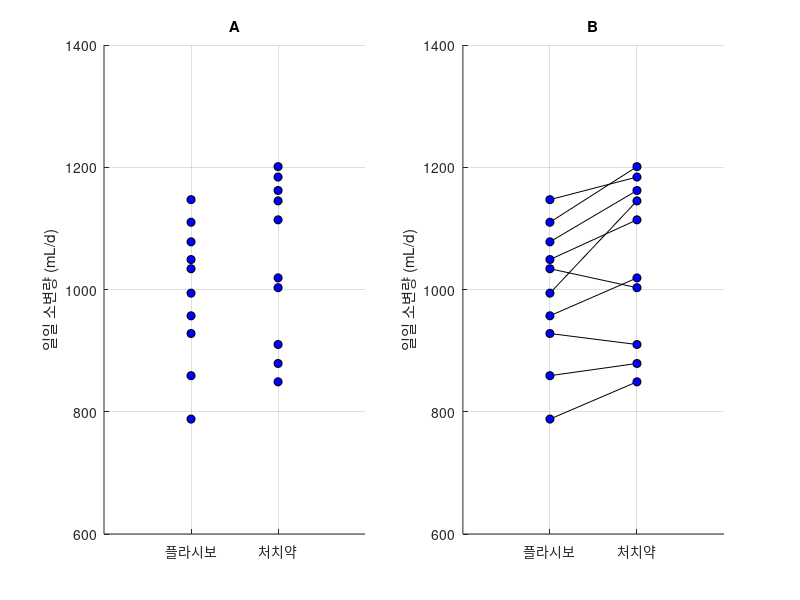

The MATLAB source for this figure:
clear; close all; clc;
placebo = [788,859,928,957,994,1034,1049,1078,1110,1147];
drug = [849,879,910,1019,1145,1003,1114,1162,1201,1184];

grp = [zeros(1,10), ones(1,10)];

figure('position',[680, 558, 750, 420]);
subplot(1,2,1)
hold on;
plot(grp, [placebo, drug],'o','markerfacecolor',lines(1),'markeredgecolor','k')
xlim([-1, 2])
ylim([600, 1400])
grid on;
set(gca,'xtick',[0, 1]);
set(gca,'xticklabel',{'플라시보','처치약'})
ylabel('일일 소변량 (mL/d)');
title('A');
% set(gca,'fontname','나눔고딕')

subplot(1,2,2);
hold on;
xlim([-1, 2])
ylim([600, 1400])

for i = 1:10
    plot([0, 1], [placebo(i), drug(i)],'k');
end
plot(grp, [placebo, drug],'o','markerfacecolor',lines(1),'markeredgecolor','k')

grid on;
set(gca,'xtick',[0, 1]);
set(gca,'xticklabel',{'플라시보','처치약'})
ylabel('일일 소변량 (mL/d)');
title('B');
% set(gca,'fontname','나눔고딕')

%% independent t-test 수행 시

[h, p, ci, stats] = ttest2(placebo, drug); % 검증용

n1 = length(placebo);
n2 = length(drug);

mn1 = mean(placebo);
mn2 = mean(drug);
s1 = std(placebo);
s2 = std(drug);
s_pool = sqrt(s1^2/n1 + s2^2/n2);
my_t = (mn1-mn2)/s_pool

%% paired sample t-test 수행 시

[h,p,ci,stat] = ttest(placebo, drug); % 검증용
d = placebo - drug;
d_bar = mean(d);
s_d_bar = std(d)/sqrt(length(d));

my_t_paired = d_bar / s_d_bar;
